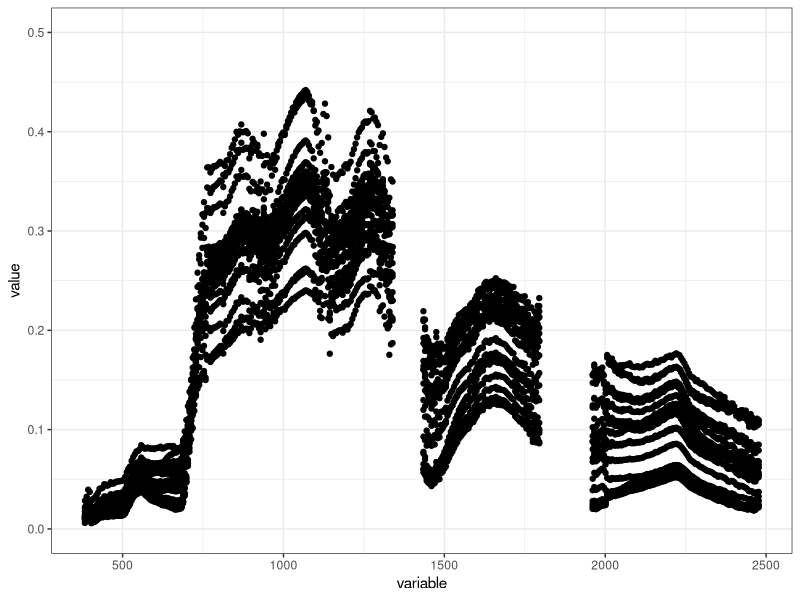
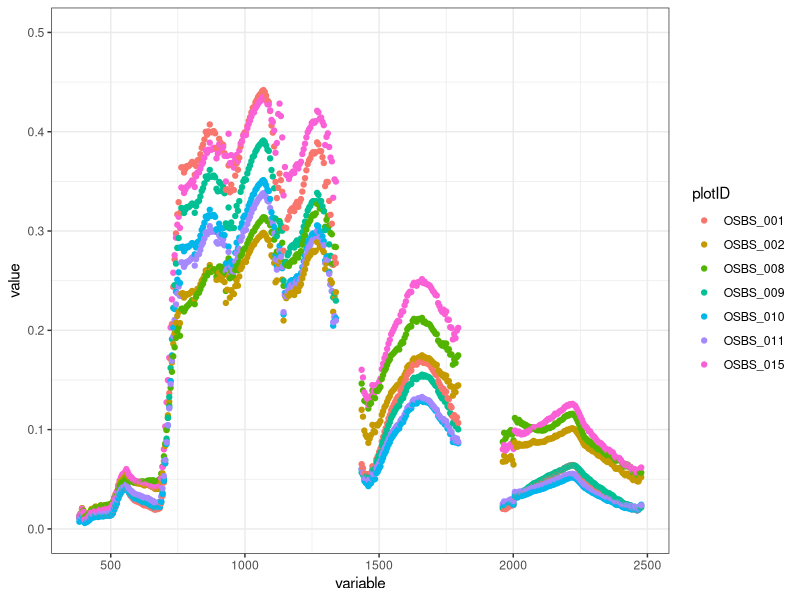
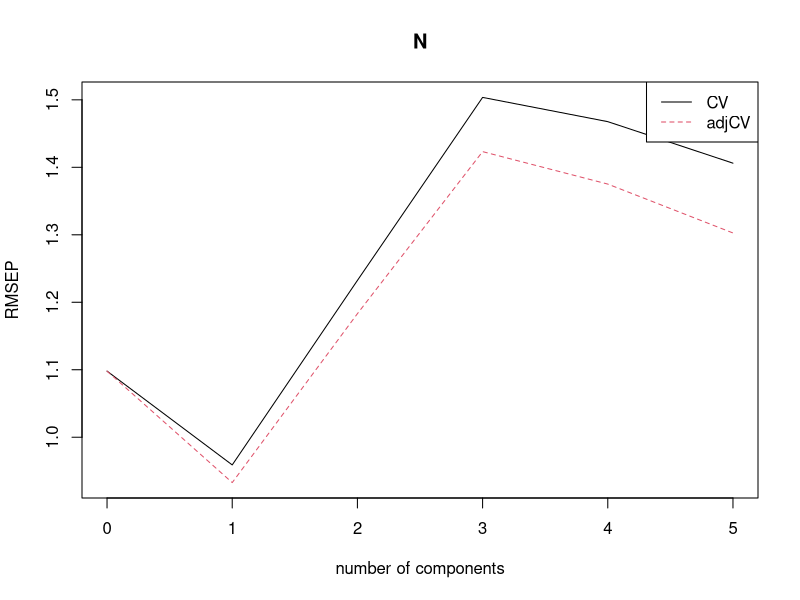
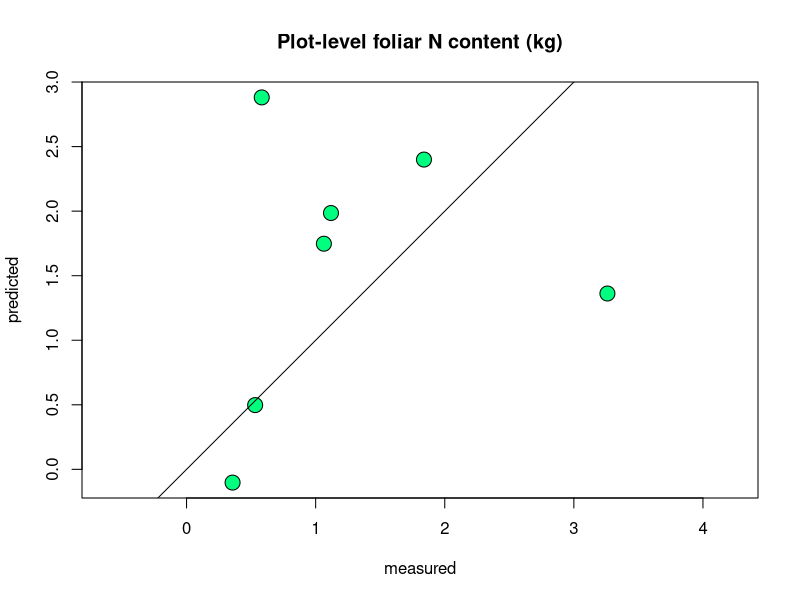
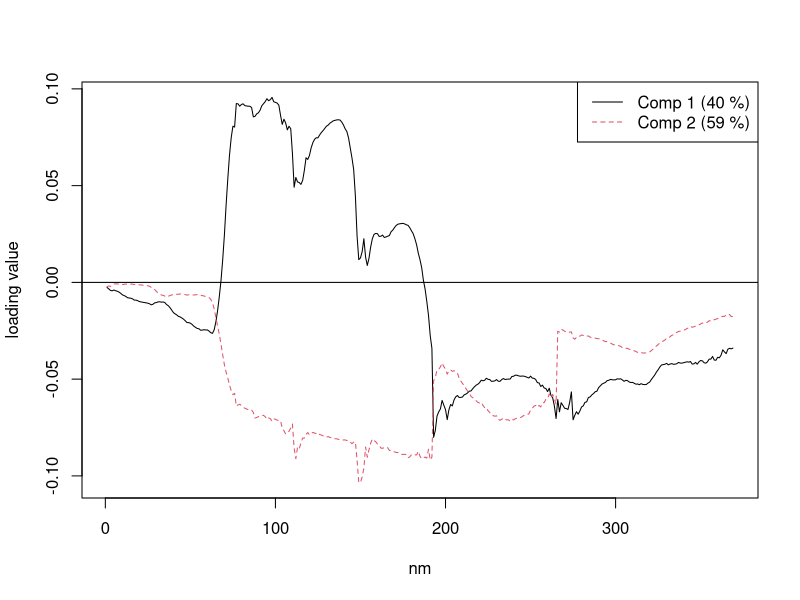
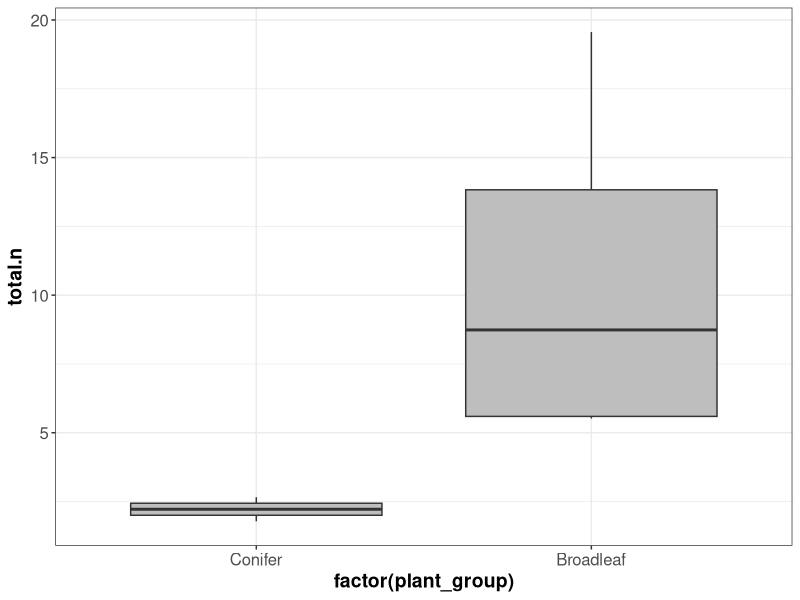
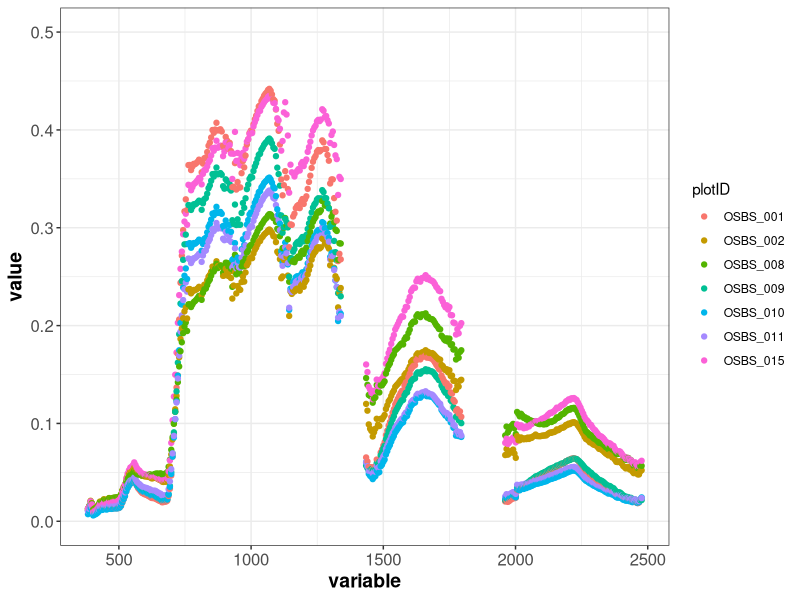

Recreate these plots in R, in order.
## ---- chunk 1

library(pls)
library(ggplot2)
library(plotrix)
library(dplyr)
library(reshape2)

## ---- chunk 2

# function to take refl matrix and transform to long format
# set columns as numbers

refl_melt <- function(data.frame,id.var.name="plotID"){
  
  # assume wavelenghts as column names
  wavelength <- as.numeric(substr(x=colnames(data.frame)[-1],
                                  start=4,
                                  stop = nchar(colnames(data.frame)[-1])))
  # reassign column names
  colnames(data.frame)[-1] <- wavelength
  
  df.long <- melt(data.frame,id.vars=id.var.name)

  # variables are numbers, convert to numeric for scatterplot
  df.long$variable <- as.numeric(as.character(df.long$variable))
  df.long$value <- as.numeric(df.long$value)
  
  return(df.long)

}
## ---- chunk 3

# load data file with reflectance for each plot
hs_refl <- read.csv("output-data/plot_mean_reflectance.csv")

# apply function to create long format data
df <- refl_melt(hs_refl,"plotID")

# plot
ggplot(df,aes(x=variable,y=value))+
  geom_point() +
  theme_bw() +
  scale_y_continuous(limits=c(0,.5)) +
  labs(list(title="Plot mean reflectance\n Ordway-Swisher Bio. Station, FL",x="Wavelength",y="reflectance"))

## ---- chunk 4

n_kg <- read.csv("supplemental_data/osbs_plot_n.csv")
n_kg <- n_kg[,-1]

  
  

## ---- chunk 5

# merge refl data to n data by plot
# keep only those plots with N data
df.merge <- merge(n_kg,
            hs_refl,
            by.y="plotID",
            by.x="plot_id",
            all.x=T,
            all.y=F)

df.use <- data.frame(N=df.merge$foliar_n_per_tree,
                 refl=I(as.matrix(df.merge[,6:374])))

df.refl <- data.frame(plotID=df.merge$plot_id,
                      df.merge[,6:374])

df.Nplots.long <- refl_melt(df.refl)

# plot
ggplot(df.Nplots.long,aes(x=variable,y=value))+
  geom_point(aes(col=plotID)) +
  theme_bw() +
  scale_y_continuous(limits=c(0,.5)) +
  labs(list(title="Plot mean reflectance\n Ordway-Swisher Bio. Station, FL",
            x="Wavelength",
            y="reflectance"))


png(filename="presentation_images/Nplot_boxplot.png",
    width=600,height=600)
  
ggplot(data=df.merge,aes(factor(plant_group),total.n))+
    geom_boxplot(fill="grey")+
    labs(list(title="Plot N content",
              x="Plot type",
              y="Total N"))+
    scale_x_discrete(labels=c("Conifer","Broadleaf"))+
    theme_bw()+
  theme(axis.text=element_text(size=12),
        axis.title=element_text(size=14,face="bold"),
        plot.title = element_text(size = rel(1.5)))

dev.off()

png(filename="presentation_images/Nplot_spectra.png",
    width=600,height=600)

  # plot
  ggplot(df.Nplots.long,aes(x=variable,y=value))+
    geom_point(aes(col=plotID)) +
    theme_bw() +
    scale_y_continuous(limits=c(0,.5)) +
    labs(list(title="Plot mean reflectance\n Ordway-Swisher Bio. Station, FL",
              x="Wavelength",
              y="Reflectance"))+
    theme(axis.text=element_text(size=12),
        axis.title=element_text(size=14,face="bold"),
        plot.title = element_text(size = rel(1.5)))

dev.off()



## ---- chunk 6

# don't have enough data to do test or train groups

## ---- chunk 7

# build PLSR model
# number of components is limited because there are only 7 plots
m1 <- plsr(N ~ refl, data=df.use, ncomp = 5, validation = "LOO")


summary(m1)


plot(RMSEP(m1), legendpos = "topright")

# plot measured vs. predicted
plot(m1, ncomp = 2, asp = 1, line = TRUE,
     main="Plot-level foliar N content (kg)",
     pch=21,
     bg="springgreen",
     cex=2)

plot(m1, "loadings", comps = 1:2, legendpos = "topright", xlab = "nm")
abline(h = 0)
